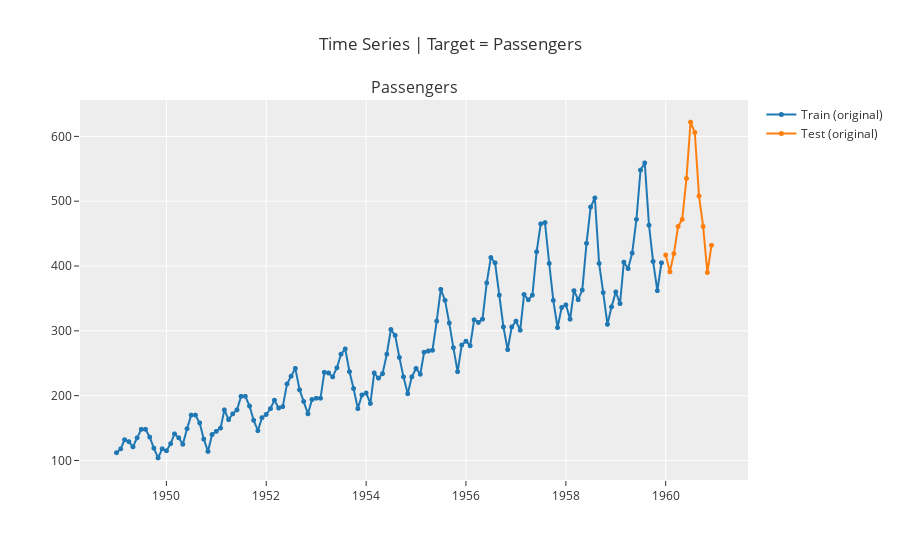

Notebook code cell kept with this figure:
### Markdown cell above
- The Ljung-Box test is a statistical test that is commonly used to check whether there are any autocorrelations in a time series. Specifically, it tests the null hypothesis that the autocorrelations of the time series data for lags 1 through K are all equal to zero.

- ADF null hypothesis: The time series has a unit root, meaning it is non-stationary. small p-value is in favor of stationarity.

- KPSS null hypothesis: The time series is stationary around a deterministic trend (or simply stationary if no trend is included in the test equation). Large p-value is in favor of stationarity.

- Shapiro-Wilk null hypothesis: The sample comes from a normally distributed population. Large p-value is in favor of normality.

### Code cell
exp.plot_model(plot='train_test_split')

### Figure 1 — Plotly figure (JSON) as saved in the notebook; plotly's stock layout.template omitted (floating-point values rounded to 4 significant figures; data arrays with more than 128 entries replaced by an {"elided": "..."} marker saying what was removed)
{"data": [{"line": {"color": "rgb(31, 119, 180)", "width": 2}, "marker": {"color": "rgb(31, 119, 180)", "size": 5}, "mode": "lines+markers", "name": "Train (original)", "type": "scattergl", "x": {"elided": "144 str values"}, "xaxis": "x", "y": {"elided": "144 int values"}, "yaxis": "y"}, {"line": {"color": "rgb(255, 127, 14)", "width": 2}, "marker": {"color": "rgb(255, 127, 14)", "size": 5}, "mode": "lines+markers", "name": "Test (original)", "type": "scattergl", "x": {"elided": "144 str values"}, "xaxis": "x", "y": {"elided": "144 int values"}, "yaxis": "y"}], "layout": {"annotations": [{"font": {"size": 16}, "showarrow": false, "text": "Passengers", "x": 0.5, "xanchor": "center", "xref": "paper", "y": 1, "yanchor": "bottom", "yref": "paper"}], "showlegend": true, "title": {"text": "Time Series | Target = Passengers"}, "xaxis": {"anchor": "y", "domain": [0, 1]}, "yaxis": {"anchor": "x", "domain": [0, 1]}}}
